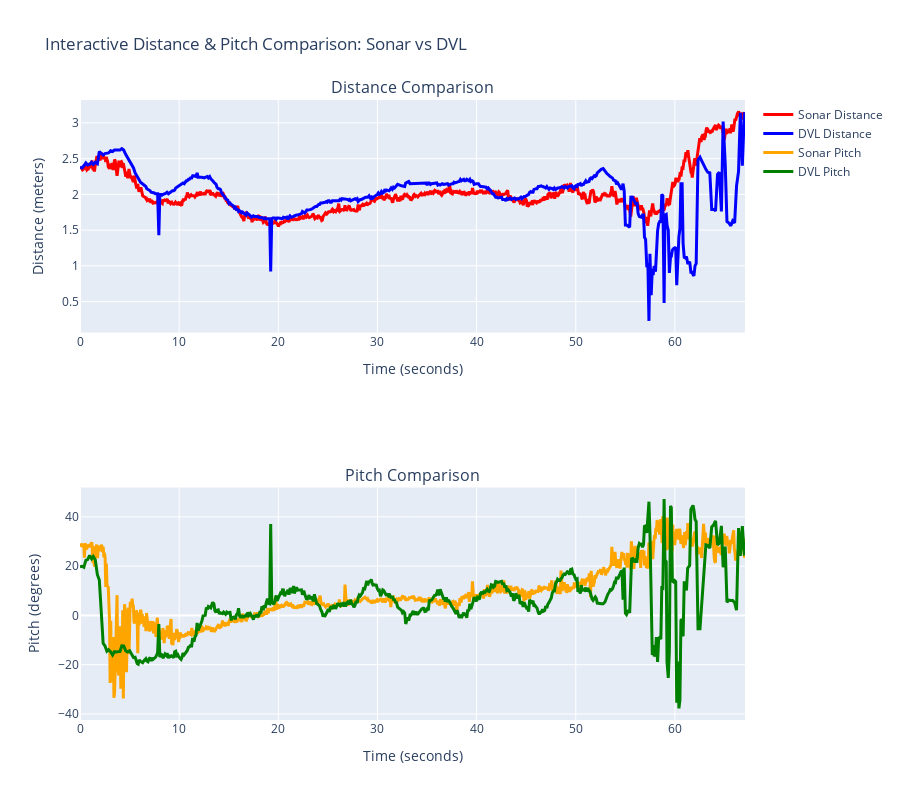

The code cell stored with this chart in its notebook:
### Code cell
fig, comparison_stats = iau.ComparisonEngine.compare_sonar_vs_dvl(distance_results, raw_data, sonar_coverage_m=sonar_coverage_meters, sonar_image_size=image_shape[0], use_plotly=True)
fig.show()

### Figure 1 — Plotly figure (JSON) as saved in the notebook; plotly's stock layout.template omitted (floating-point values rounded to 4 significant figures; data arrays with more than 128 entries replaced by an {"elided": "..."} marker saying what was removed)
{"data": [{"line": {"color": "red", "width": 3}, "mode": "lines", "name": "Sonar Distance", "type": "scatter", "x": {"elided": "1059 float values"}, "xaxis": "x", "y": {"elided": "1059 float values"}, "yaxis": "y"}, {"line": {"color": "blue", "width": 3}, "mode": "lines", "name": "DVL Distance", "type": "scatter", "x": {"elided": "559 float values"}, "xaxis": "x", "y": {"elided": "559 float values"}, "yaxis": "y"}, {"line": {"color": "orange", "width": 3}, "mode": "lines", "name": "Sonar Pitch", "type": "scatter", "x": {"elided": "1059 float values"}, "xaxis": "x2", "y": {"elided": "1059 float values"}, "yaxis": "y2"}, {"line": {"color": "green", "width": 3}, "mode": "lines", "name": "DVL Pitch", "type": "scatter", "x": {"elided": "559 float values"}, "xaxis": "x2", "y": {"elided": "559 float values"}, "yaxis": "y2"}], "layout": {"annotations": [{"font": {"size": 16}, "showarrow": false, "text": "Distance Comparison", "x": 0.5, "xanchor": "center", "xref": "paper", "y": 1, "yanchor": "bottom", "yref": "paper"}, {"font": {"size": 16}, "showarrow": false, "text": "Pitch Comparison", "x": 0.5, "xanchor": "center", "xref": "paper", "y": 0.375, "yanchor": "bottom", "yref": "paper"}], "height": 800, "hovermode": "x unified", "title": {"text": "Interactive Distance & Pitch Comparison: Sonar vs DVL"}, "xaxis": {"anchor": "y", "domain": [0, 1], "showgrid": true, "title": {"text": "Time (seconds)"}}, "xaxis2": {"anchor": "y2", "domain": [0, 1], "showgrid": true, "title": {"text": "Time (seconds)"}}, "yaxis": {"anchor": "x", "domain": [0.625, 1], "showgrid": true, "title": {"text": "Distance (meters)"}}, "yaxis2": {"anchor": "x2", "domain": [0, 0.375], "showgrid": true, "title": {"text": "Pitch (degrees)"}}}}
